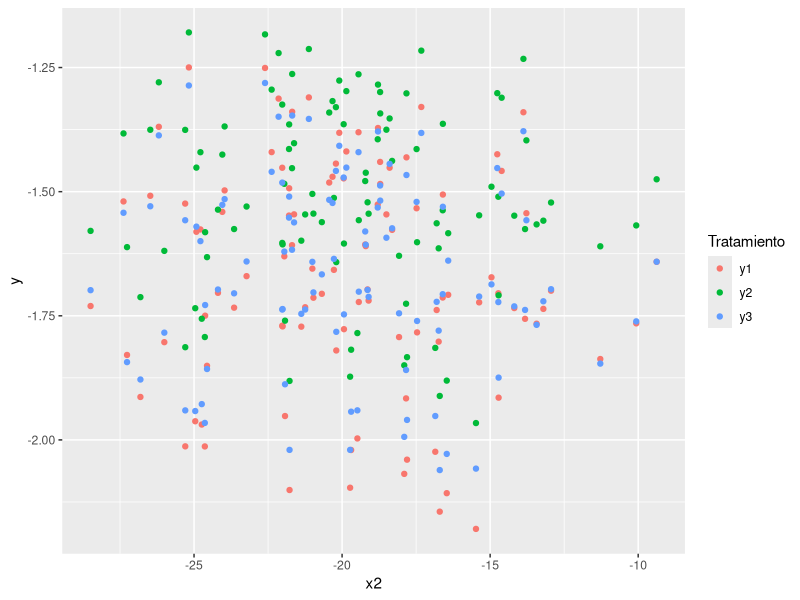
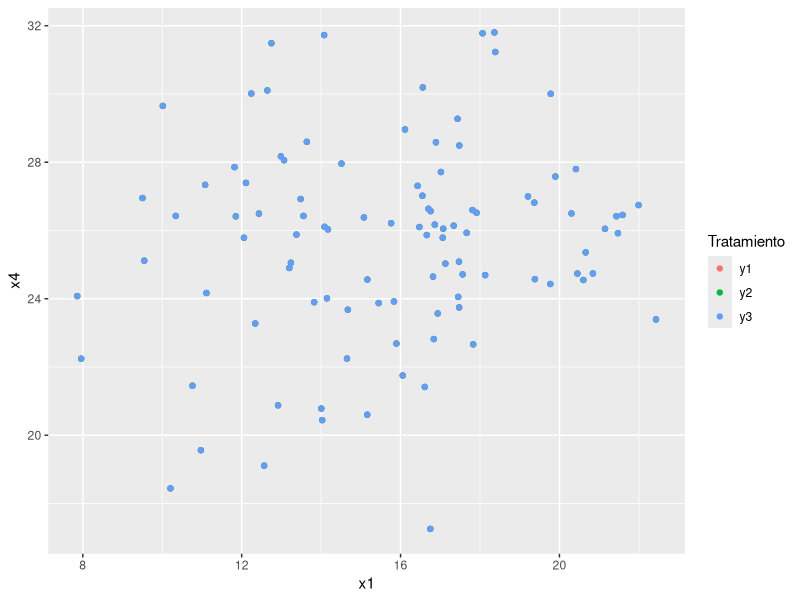

The R script that drew these images, in order: (Note: this script raises an error after producing the figures.)
#Generación de datos de ejercicio final

set.seed(12345)

x1 <- rnorm(100, 15, 3)
x2 <- rnorm(100, -20, 4)
x3 <- x2 + rnorm(100, 0, 2)
x4 <- rnorm(100, 25, 3)

beta.0 <- runif(3, -3, 3)

beta.1.1 <- runif(3, -2.5, 2.5)
beta.1.2 <- runif(3, -4, 4)

beta.2.1 <- runif(3, 1, 2)

beta.4.1 <- runif(3, 1, 1)

beta.4.1.1 <- runif(3, -2, 2)

library(foreach)
y <- foreach(i = 1:3, .combine = cbind) %do% {
      beta.0[i] + beta.1.1[i] * x1 + beta.1.2[i] * x1^2 + 
            beta.2.1[i] * x2 + beta.4.1[i] * x4 + beta.4.1.1[i] * x4 * x1
}
y <- data.frame(y)
names(y) <- c("y1", "y2", "y3")

df.1 <- data.frame(x1 = x1, x2 = x2, x3 = x3, x4 = x4, y)

df.mel <- reshape2::melt(df.1, id.vars = c("x1", "x2", "x3", "x4"))
names(df.mel) <- c("x1", "x2", "x3", "x4", "Tratamiento", "y")

df.mel$y <- with(df.mel, (y + min(y))/(max(y) - min(y)))

library(ggplot2)

ggplot(df.mel) + geom_point(aes(x = x2 , y = y, colour = Tratamiento))

ggplot(df.mel) + geom_point(aes(x = x1, y = x4, colour = Tratamiento))

write.csv(df.1, "Unidad 5-Regresion correlacion/Ejercicio-Regresion-ANCOVA.csv")

saveRDS(list(beta.0 = beta.0, 
             beta.1.1 = beta.1.1,
             beta.1.2 = beta.1.2,
             beta.2.1 = beta.2.1,
             beta.4.1 = beta.4.1,
             beta.4.1.1 = beta.4.1.1),
        "Unidad 5-Regresion correlacion/Coeficientes-regresión.rds")
